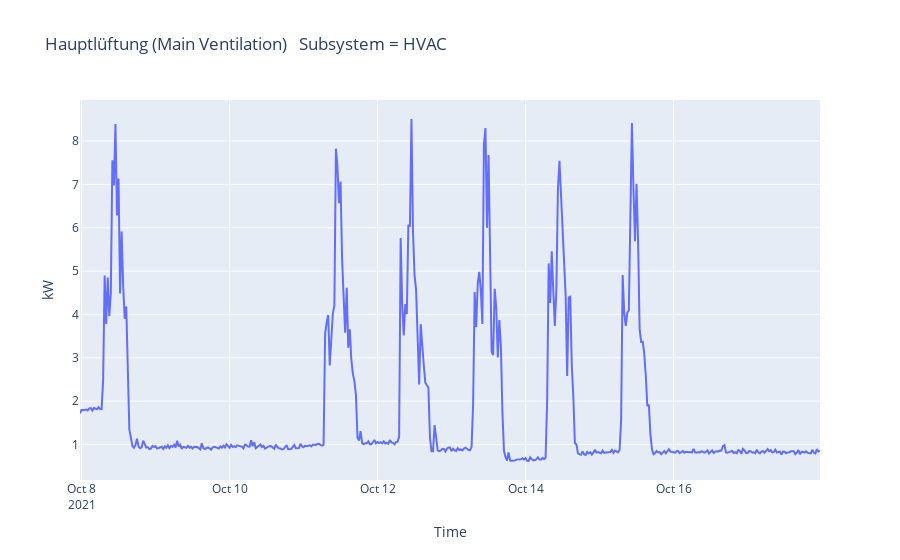

Source (notebook cell):
### Code cell
px.line(
    x=df_1T.index, y=df_1T.kw, 
    title='Hauptlüftung (Main Ventilation) \n Subsystem = HVAC',
    labels={
        'x': 'Time',
        'y': 'kW'
    })

### Figure 1 — Plotly figure (JSON) as saved in the notebook; plotly's stock layout.template omitted (floating-point values rounded to 4 significant figures; data arrays with more than 128 entries replaced by an {"elided": "..."} marker saying what was removed)
{"data": [{"hovertemplate": "Time=%{x}<br>kW=%{y}<extra></extra>", "legendgroup": "", "line": {"color": "#636efa", "dash": "solid"}, "marker": {"symbol": "circle"}, "mode": "lines", "name": "", "orientation": "v", "showlegend": false, "type": "scatter", "x": {"elided": "481 str values"}, "xaxis": "x", "y": {"elided": "481 float values"}, "yaxis": "y"}], "layout": {"legend": {"tracegroupgap": 0}, "title": {"text": "Hauptlüftung (Main Ventilation) \n Subsystem = HVAC"}, "xaxis": {"anchor": "y", "domain": [0, 1], "title": {"text": "Time"}}, "yaxis": {"anchor": "x", "domain": [0, 1], "title": {"text": "kW"}}}}
